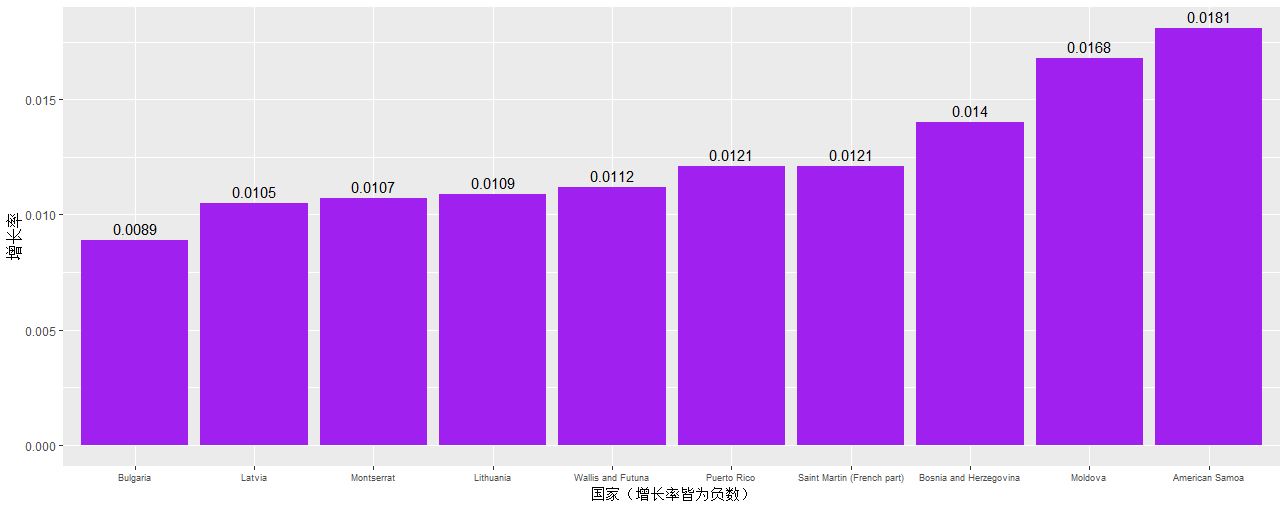

This figure's R source:
library(ggplot2)
library(readxl)
data=read_excel("V:\\大数据分析相关文件\\R\\人口增长率倒数后10表.xlsx")
colnames(data)<-c("id","coun","val")

coun=list(data['coun'])
coun=unlist(coun)

num=list(data['val'])
num=unlist(num)
num=as.numeric(num)
ggplot(mapping=aes(x=reorder(coun,num),y=num))+
  geom_bar(stat="identity",fill="purple")+
  labs(x="国家（增长率皆为负数）",y="增长率")+
  theme(
    axis.title.x=element_text(size=12),
    axis.text.x=element_text(size=7)
  )+geom_text(aes(label=num),vjust=-0.5)
